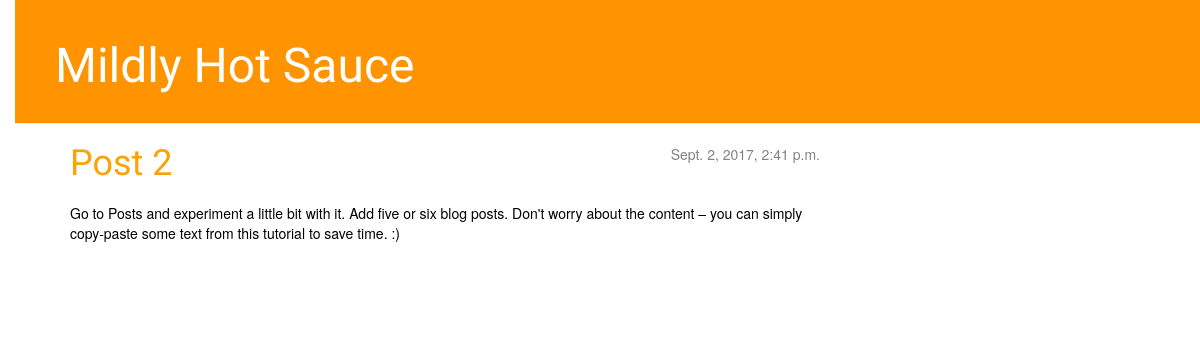
Before: /blog/post/2/ with the older database file.
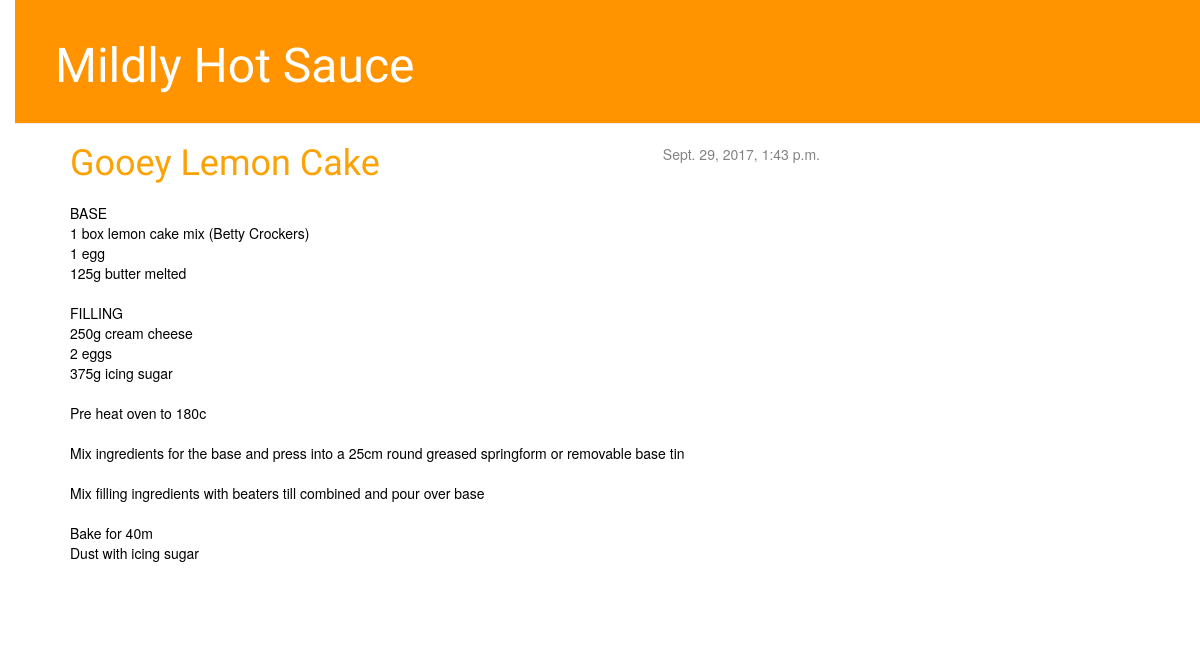
After: the same page with the newer database file.
### blog/models.py (models this page shows, shortened)
class Post(models.Model):
    author = models.ForeignKey('auth.User')
    title = models.CharField(max_length=200)
    text = models.TextField()
    created_date = models.DateTimeField(default=timezone.now)
    published_date = models.DateTimeField(blank=True, null=True)

### blog/views.py (the view)
# urls.py: url(r'^post/(?P<pk>\d+)/$', views.post_detail, name="post_detail"),
def post_detail(request, pk):
    post = get_object_or_404(Post, pk=pk)
    return render(request, 'blog/post_detail.html', {'post': post})

### blog/templates/blog/post_detail.html (shortened to what this page needs)
{% extends 'blog/base.html' %}
{% block content %}
    <div class="post">
        <h1>{{ post.title }}</h1>
        {% if post.published_date %}
            <div class="date">{{ post.published_date }}</div>
            {% endif %}
        <br><br>
        <p>{{ post.text|linebreaksbr }}</p>
    </div>
{% endblock %}

Changed rows visible on the page:
changed Post: title "Post 2" → "Gooey Lemon Cake"; published_date "Sept. 2, 2017, 2:41 p.m." → "Sept. 29, 2017, 1:43 p.m."; text "Go to Posts and experiment a little bit with it. Add five or six blog posts. Don't worry about the content – you can simply copy-paste some text from this tutorial to save time. :)" → "BASE 1 box lemon cake mix (Betty Crockers) 1 egg 125g butter melted FILLING 250g cream cheese 2 eggs 375g icing sugar Pre heat oven to 180c Mix ingredients for the base and press into a 25cm round greased springform or removable base tin Mix filling ingredients with beaters till combined and pour over base Bake for 40m Dust with icing sugar"
